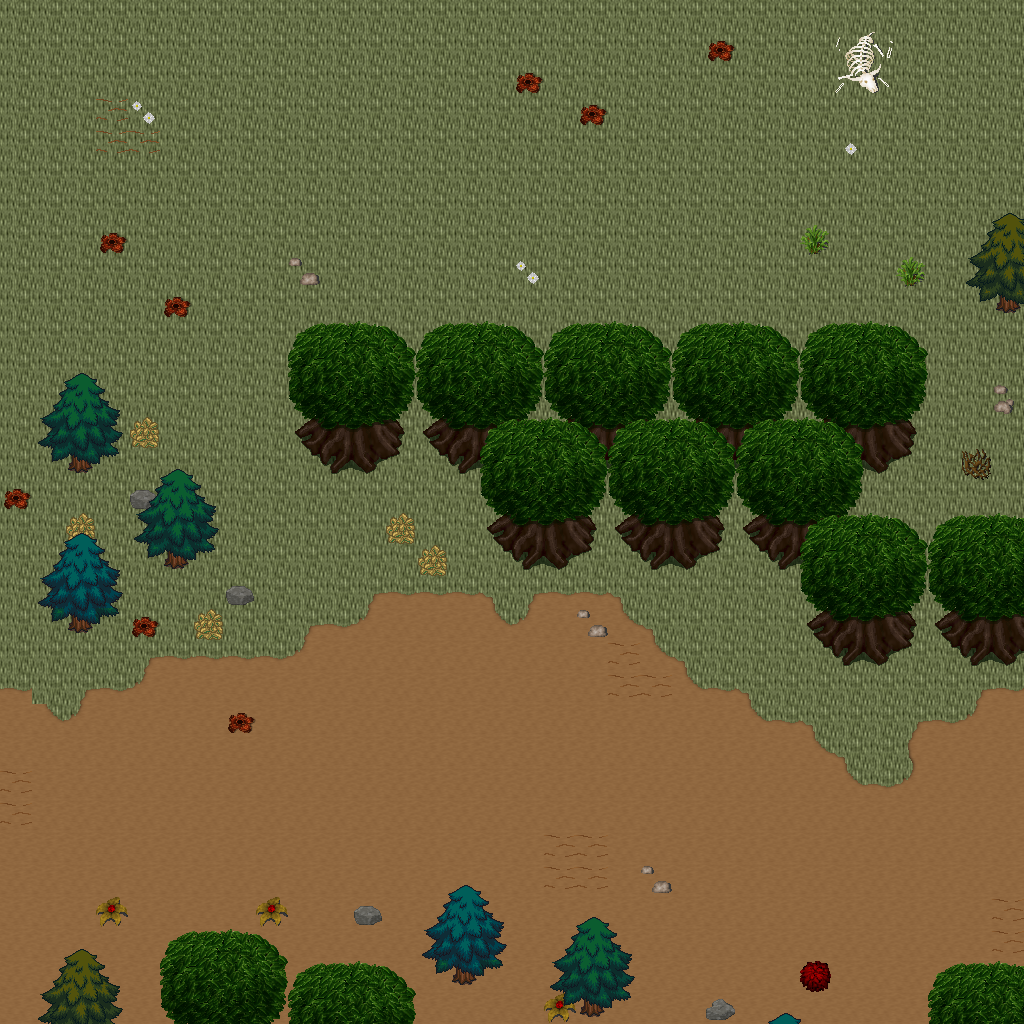

A level layout from a 2D game, rendered from its tile map. Below: a short description, then the map file with tile-grid data replaced by summaries:
An orthogonal 32x32 tile map with 32x32 px tiles, 5 tile layers (Ground, Objects, Objects2, Above, ...), 1 hidden layer not drawn, 25 tilesets.

<map version="1.10" tiledversion="1.11.0" orientation="orthogonal" renderorder="right-down" width="32" height="32" tilewidth="32" tileheight="32" infinite="0" nextlayerid="11" nextobjectid="1">
 <tileset firstgid="1" name="ground_ground" tilewidth="32" tileheight="32" tilecount="33" columns="3">
  <image source="../drawable/ground_ground.png" width="96" height="352" />
 </tileset>
 <tileset firstgid="34" name="ground_grass_edges" tilewidth="32" tileheight="32" tilecount="36" columns="12">
  <image source="../drawable/ground_grass_edges.png" width="384" height="96" />
 </tileset>
 <tileset firstgid="70" name="ground_ridge_earth_dark" tilewidth="32" tileheight="32" tilecount="96" columns="12">
  <image source="../drawable/ground_ridge_earth_dark.png" width="384" height="256" />
 </tileset>
 <tileset firstgid="166" name="plant_flower_daisy_white" tilewidth="32" tileheight="32" tilecount="8" columns="2">
  <image source="../drawable/plant_flower_daisy_white.png" width="64" height="128" />
 </tileset>
 <tileset firstgid="174" name="plant_grasses" tilewidth="32" tileheight="32" tilecount="6" columns="3">
  <image source="../drawable/plant_grasses.png" width="96" height="64" />
 </tileset>
 <tileset firstgid="180" name="ground_rock_pebbles" tilewidth="32" tileheight="32" tilecount="3" columns="1">
  <image source="../drawable/ground_rock_pebbles.png" width="32" height="96" />
 </tileset>
 <tileset firstgid="183" name="plant_flower_daisy_blue" tilewidth="32" tileheight="32" tilecount="8" columns="2">
  <image source="../drawable/plant_flower_daisy_blue.png" width="64" height="128" />
 </tileset>
 <tileset firstgid="191" name="ground_ladder_vertical_dark" tilewidth="32" tileheight="32" tilecount="3" columns="3">
  <image source="../drawable/ground_ladder_vertical_dark.png" width="96" height="32" />
 </tileset>
 <tileset firstgid="194" name="item_corpse_huge_animal" tilewidth="32" tileheight="32" tilecount="16" columns="2">
  <image source="../drawable/item_corpse_huge_animal.png" width="64" height="256" />
 </tileset>
 <tileset firstgid="210" name="ground_ladder_steps" tilewidth="32" tileheight="32" tilecount="6" columns="3">
  <image source="../drawable/ground_ladder_steps.png" width="96" height="64" />
 </tileset>
 <tileset firstgid="216" name="logic_creature_rodent" tilewidth="32" tileheight="32" tilecount="8" columns="8">
  <image source="../drawable/logic_creature_rodent.png" width="256" height="32" />
 </tileset>
 <tileset firstgid="224" name="logic_creature_animal" tilewidth="32" tileheight="32" tilecount="32" columns="8">
  <image source="../drawable/logic_creature_animal.png" width="256" height="128" />
 </tileset>
 <tileset firstgid="256" name="logic_portal" tilewidth="32" tileheight="32" tilecount="24" columns="8">
  <image source="../drawable/logic_portal.png" width="256" height="96" />
 </tileset>
 <tileset firstgid="280" name="logic_creature_orc" tilewidth="32" tileheight="32" tilecount="6" columns="6">
  <image source="../drawable/logic_creature_orc.png" width="192" height="32" />
 </tileset>
 <tileset firstgid="286" name="logic_collision" tilewidth="32" tileheight="32" tilecount="1" columns="1">
  <image source="../drawable/logic_collision.png" width="32" height="32" />
 </tileset>
 <tileset firstgid="287" name="ground_green_paving" tilewidth="32" tileheight="32" tilecount="18" columns="3">
  <image source="../drawable/ground_green_paving.png" width="96" height="192" />
 </tileset>
 <tileset firstgid="305" name="logic_protection" tilewidth="32" tileheight="32" tilecount="2" columns="2">
  <image source="../drawable/logic_protection.png" width="64" height="32" />
 </tileset>
 <tileset firstgid="307" name="ground_earth_edges" tilewidth="32" tileheight="32" tilecount="18" columns="6">
  <image source="../drawable/ground_earth_edges.png" width="192" height="96" />
 </tileset>
 <tileset firstgid="325" name="ground_grass_corners" tilewidth="32" tileheight="32" tilecount="24" columns="6">
  <image source="../drawable/ground_grass_corners.png" width="192" height="128" />
 </tileset>
 <tileset firstgid="349" name="plant_tree_tree_darkgreen" tilewidth="32" tileheight="32" tilecount="88" columns="8">
  <image source="../drawable/plant_tree_tree_darkgreen.png" width="256" height="352" />
 </tileset>
 <tileset firstgid="437" name="plant_tree_evergreen" tilewidth="32" tileheight="32" tilecount="36" columns="3">
  <image source="../drawable/plant_tree_evergreen.png" width="96" height="384" />
 </tileset>
 <tileset firstgid="473" name="building_decoration_rocks" tilewidth="32" tileheight="32" tilecount="6" columns="3">
  <image source="../drawable/building_decoration_rocks.png" width="96" height="64" />
 </tileset>
 <tileset firstgid="479" name="plant_bush_bushes" tilewidth="32" tileheight="32" tilecount="10" columns="5">
  <image source="../drawable/plant_bush_bushes.png" width="160" height="64" />
 </tileset>
 <tileset firstgid="489" name="plant_bush_various_small" tilewidth="32" tileheight="32" tilecount="9" columns="3">
  <image source="../drawable/plant_bush_various_small.png" width="96" height="96" />
 </tileset>
 <tileset firstgid="498" name="ground_dry_grass" tilewidth="32" tileheight="32" tilecount="54" columns="9">
  <image source="../drawable/ground_dry_grass.png" width="288" height="192" />
 </tileset>
 <layer id="1" name="Ground" width="32" height="32">
  <data>[1024 cells, 1024 non-empty, 2 distinct tile ids]</data>
 </layer>
 <layer id="2" name="Objects" width="32" height="32">
  <data>[1024 cells, 157 non-empty, 29 distinct tile ids]</data>
 </layer>
 <layer id="3" name="Objects2" width="32" height="32">
  <data>[1024 cells, 4 non-empty, 3 distinct tile ids]</data>
 </layer>
 <layer id="4" name="Above" width="32" height="32">
  <data>[1024 cells, 213 non-empty, 41 distinct tile ids]</data>
 </layer>
 <layer id="5" name="Above2" width="32" height="32">
  <data>[1024 cells, 16 non-empty, 4 distinct tile ids]</data>
 </layer>
 <layer id="6" name="Walkable" width="32" height="32" visible="0">
  <data>[1024 cells, 89 non-empty, 1 distinct tile ids]</data>
 </layer>
 <objectgroup id="7" name="Mapevents" />
 <objectgroup id="8" name="Spawn" />
 <objectgroup id="9" name="Keys" />
 <objectgroup id="10" name="Replace" />
</map>
